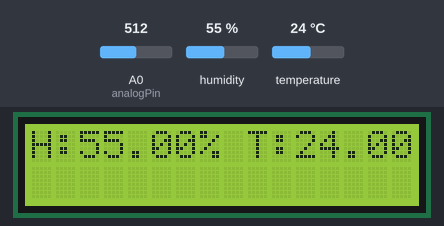
The sketch below on a simulated Arduino Uno, built with avr-gcc and run on an emulated ATmega328P. On the bench: 16×2 character LCD. The test bench sets the inputs (shaded band); at power-on: humidity 55 %, temperature 24 °C, A0 (analogPin) = 512. What the sketch prints to the serial monitor is not drawn.

Above: at 1.2 s.
1.3 s: humidity set to 22 %
At 3.0 s:
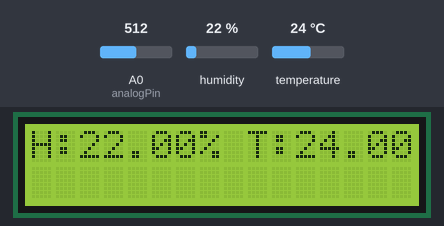
3.6 s: temperature set to 12 °C
At 5.3 s:
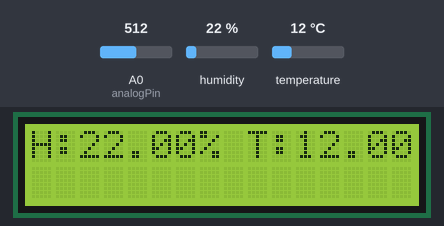
5.6 s: A0 (analogPin) set to 40
At 11.1 s:
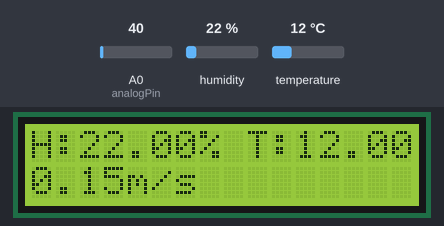
11.5 s: humidity set to 40 %
At 13.3 s:
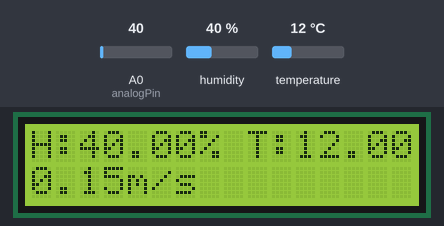
13.7 s: temperature set to 19 °C
At 14.6 s:
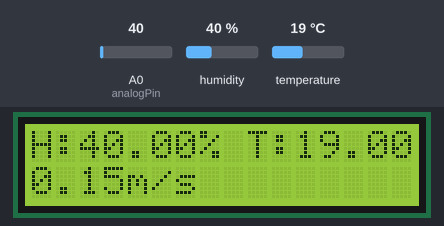
Timing chart, 0 to 16.7 s (numbered marks = the images above; inputs shaded):
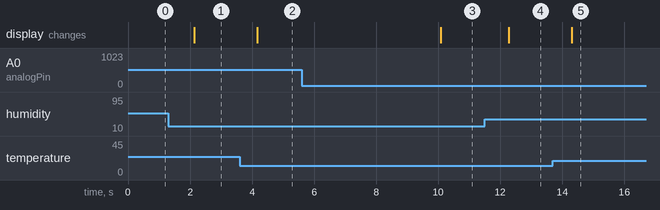

The sketch:

DHT_and_display.ino
```cpp
//Libraries
#include "DHT.h"
#include <LiquidCrystal_I2C.h>

//global variables lcd
int lcdColumns = 16;
int lcdRows = 2;
//global variables anemometer
  unsigned long startMillis;
  unsigned long currentMillis;
int analogPin = A0; // linear Hall analog interface
int analogVal;      // analog readings
int value = 0;
bool pulse = false;
int b = 0;

//definitions
LiquidCrystal_I2C lcd(0x27, lcdColumns, lcdRows);

#define DHTPIN 2     // Digital pin connected to the DHT sensor
#define DHTTYPE DHT11   // DHT 11

DHT dht(DHTPIN, DHTTYPE);

void setup() {
  Serial.begin(9600);
  Serial.println(F("DHTxx test!"));

    // initialize LCD
  lcd.init();
  // turn on LCD backlight
  lcd.backlight();
  dht.begin();

  //  initializing the anemometer
   pinMode(analogPin, INPUT);
   startMillis = millis();
}

void loop() {
//  DHT logic
  // Wait a few seconds between measurements.

  // Reading temperature or humidity takes about 250 milliseconds!
  // Sensor readings may also be up to 2 seconds 'old' (its a very slow sensor)
  float h = dht.readHumidity();
  // Read temperature as Celsius (the default)
  float t = dht.readTemperature();
  // Read temperature as Fahrenheit (isFahrenheit = true)
  float f = dht.readTemperature(true);

  // Check if any reads failed and exit early (to try again).
  if (isnan(h) || isnan(t) || isnan(f)) {
    Serial.println(F("Failed to read from DHT sensor!"));
    return;
  }

// LCD logic
  lcd.setCursor(0, 0);
  lcd.print(F("H:"));
  lcd.print(h);
  lcd.print(F("% T:"));
  lcd.print(t);
  lcd.print(F(" C "));


  // Read the analog interface for pulse values from Hall Sensor
  analogVal = analogRead(analogPin);
  if(analogVal > 24 && analogVal <50 && b == 1) {
    //  Counts the pulses where b is a switch, to make sure a pulse is only counted once
  value++;
  b = 0;
  } else if(analogVal > 400) {
  b = 1;
  }
//  Serial.println(analogVal);

//  Serial.println(value); // print analog value


//  Count pulses per 10 seconds
currentMillis = millis();
float kmh = 0;
float mps = 0;
if(currentMillis - startMillis >= 9999) {
  kmh = (value * 0.52424);
  mps = (kmh / 3.6);
  Serial.print(mps);
  Serial.print(F(" meter per seconde"));


  lcd.setCursor(0, 1);
  lcd.print(mps);
  lcd.print("m/s");

  startMillis = currentMillis;
  value = 0;
  kmh = 0;
  mps = 0;

}
}
```

Measured:
- after the input at 1.3 s, the display: changes after 0.83 s (image 1)
- after the input at 3.6 s, the display: changes after 0.56 s (image 2)
- after the input at 5.6 s, the display: changes after 4.5 s (image 3)
- after the input at 11.5 s, the display: changes after 0.77 s (image 4)
- after the input at 13.7 s, the display: changes after 0.60 s (image 5)
